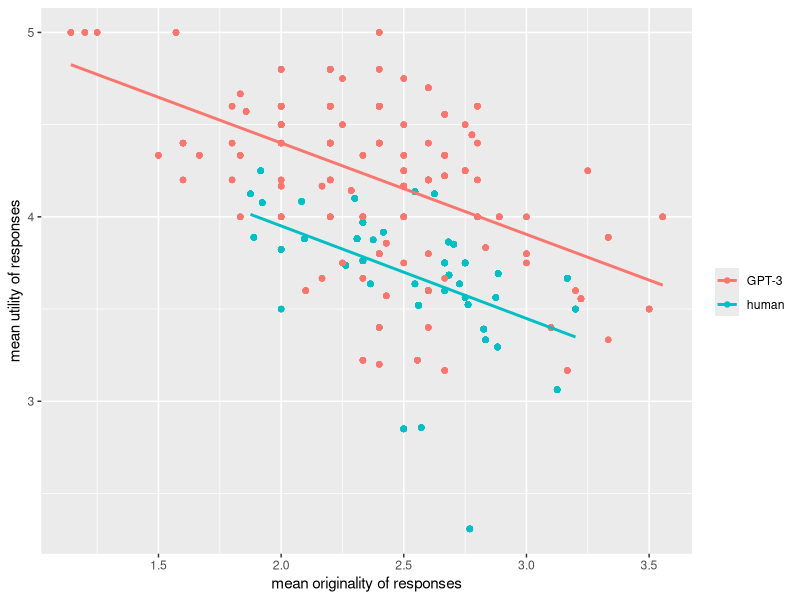
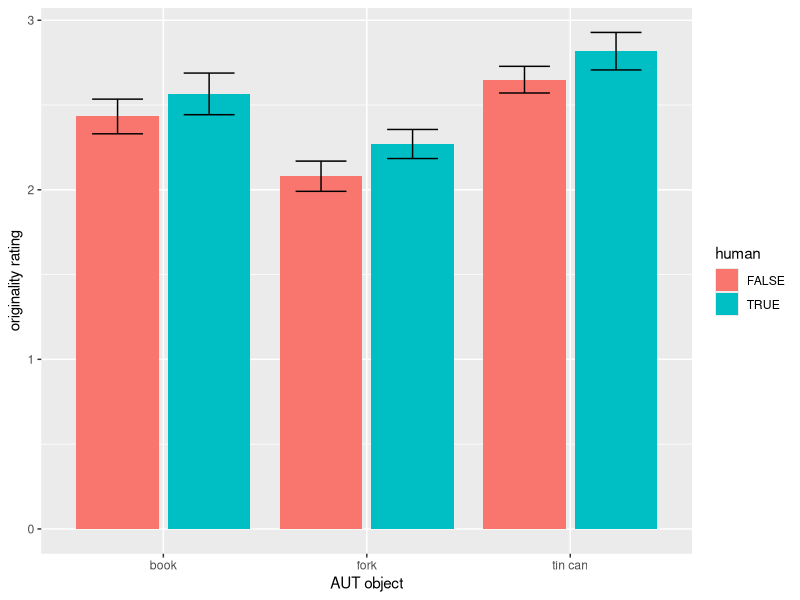
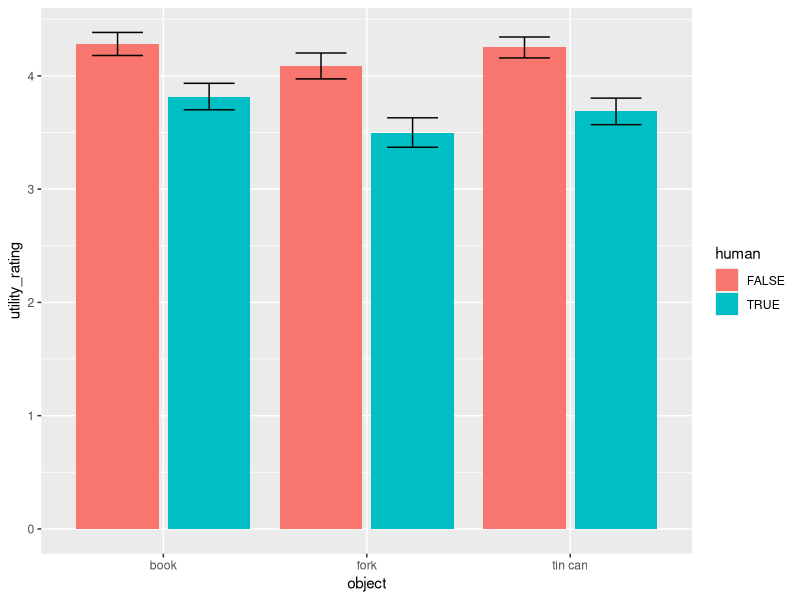
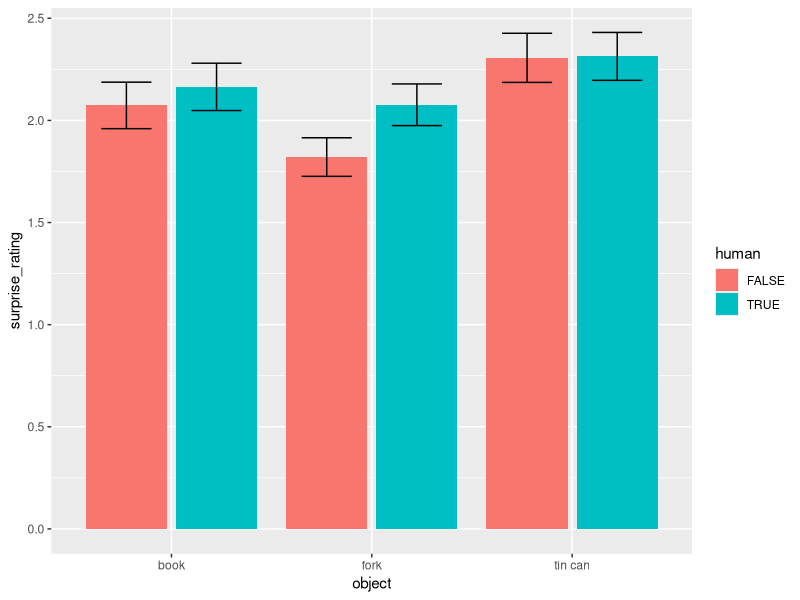

The R script that drew these images, in order:
### compare human and gpt-3 performance on orig, util and surprise
library(dplyr)
library(lme4)
library(ggplot2)

aut_IS <- read.csv2("data_combined/04_ratings/aut_ratings_IRR_Iris.csv")
aut_MB <- read.csv("data_combined/04_ratings/aut_ratings_IRR_MB.csv")
aut_gpt3_respondents <- read.csv("data_gpt3/04_to_score/220522_gpt3_aut_ratings.csv")
aut_human_respondents <- read.csv("data_human/04_to_score/220522_human_aut_ratings.csv")

# create mapping from response_id to respondent
aut_human_respondents <- aut_human_respondents %>%
  select(research_id, respondent_id, response_id, temperature)

response_ids <- aut_gpt3_respondents %>%
  select(research_id, respondent_id, response_id, temperature) %>%
  add_row(aut_human_respondents)

# create dataset with all scores and objects incl respondent_ids
aut_merge_MB <- aut_MB %>%
  select(id, response_id, object, response, 
         originality_rater01, utility_rater01, surprise_rater01) %>%
  left_join(response_ids) %>%
  mutate(respondent_id = as.factor(respondent_id))

aut_merge_IS <- aut_IS %>%
  select(id, response_id, object, response, 
         originality_rater02, utility_rater02, surprise_rater02) %>%
  left_join(response_ids) %>%
  mutate(respondent_id = as.factor(respondent_id))

aut_dat <- aut_merge_IS %>%
  # join raters' data
  full_join(aut_merge_MB) %>%
  # select required variables
  select(id, response_id, respondent_id, object, response, 
         originality_rater01, utility_rater01, surprise_rater01,
         originality_rater02, utility_rater02, surprise_rater02) %>%
  # create rating variables to do analyses with
  mutate(originality = ifelse(is.na(originality_rater01), originality_rater02, originality_rater01),
         utility = ifelse(is.na(utility_rater01), utility_rater02, utility_rater01),
         surprise = ifelse(is.na(surprise_rater01), surprise_rater02, surprise_rater01)) %>%
  # filter out all invalid and uninterpretable responses (coded 0 and 99 respectively)
  filter(originality <= 5 & originality > 0,
         utility <= 5 & utility > 0,
         surprise <= 5 & surprise > 0) %>%
  # create variable that says whether respondent was human or not
  mutate(human = ifelse(response_id < 20180000, TRUE, FALSE))

### data analysis and plots
## originality utility trade-off
aut_dat_human <- aut_dat %>%
  filter(human == TRUE)
cor.test(aut_dat_human$originality, aut_dat_human$utility)
# r orig-util human = -.556
aut_dat_gpt3 <- aut_dat %>%
  filter(human == FALSE)
cor.test(aut_dat_gpt3$originality, aut_dat_gpt3$utility)
# r orig-util gpt3 = -.608

aut_dat_respondent_means <- aut_dat %>%
  group_by(respondent_id) %>%
  summarize(human = ifelse(grepl('BP2016', respondent_id), "human", "GPT-3"),
            fluency = n(),
            originality_mean = mean(originality), utility_mean = mean(utility))
  
ggplot(data = aut_dat_respondent_means, 
       aes(x = originality_mean, y = utility_mean, color = human)) + 
  geom_point() +
  geom_smooth(method = lm, se = FALSE) +
  labs(x = "mean originality of responses", y = "mean utility of responses", color = "")

## originality
# hierarchical model
originality_lmer_fit <- lmer(originality ~ human + object + (1|respondent_id), data = aut_dat)
summary(originality_lmer_fit)
car::S(originality_lmer_fit)
car::Anova(originality_lmer_fit)
# check with anova
originality_aov_fit <- aov(originality ~ human + object + Error(respondent_id), data = aut_dat)
car::S(originality_aov_fit)
# plot result
options(repr.plot.width=12, repr.plot.height=8)
aut_dat %>% group_by(object, human) %>% 
  summarise(originality_rating = mean(originality), se = sd(originality)/n()^0.5) %>% 
  ggplot(aes(object, originality_rating, fill = human)) + 
  geom_bar(stat = "identity", position = "dodge2") +
  geom_errorbar(aes(ymin = originality_rating-1.96*se, ymax = originality_rating+1.96*se), width=.5, position=position_dodge(.9)) +
  labs(x = "AUT object", y = "originality rating")

## utility
# hierarchical model
utility_lmer_fit <- lmer(utility ~ human + object + (1|respondent_id), data = aut_dat)
summary(utility_lmer_fit)
car::S(utility_lmer_fit)
car::Anova(utility_lmer_fit)
# check with anova
utility_aov_fit <- aov(utility ~ human + object + Error(respondent_id), data = aut_dat)
car::S(utility_aov_fit)
# plot result
aut_dat %>% group_by(object, human) %>% 
  summarise(utility_rating = mean(utility), se = sd(utility)/n()^0.5) %>% 
  ggplot(aes(object, utility_rating, fill = human)) + 
  geom_bar(stat = "identity", position = "dodge2") +
  geom_errorbar(aes(ymin = utility_rating-1.96*se, ymax = utility_rating+1.96*se), width=.5, position=position_dodge(.9))

## surprise
# hierarchical model
surprise_lmer_fit <- lmer(surprise ~ human + object + (1|respondent_id), data = aut_dat)
summary(surprise_lmer_fit)
car::S(surprise_lmer_fit)
car::Anova(surprise_lmer_fit)
# check with anova
surprise_aov_fit <- aov(surprise ~ human + object + Error(respondent_id), data = aut_dat)
car::S(surprise_aov_fit)
# plot result
aut_dat %>% group_by(object, human) %>% 
  summarise(surprise_rating = mean(surprise), se = sd(surprise)/n()^0.5) %>% 
  ggplot(aes(object, surprise_rating, fill = human)) + 
  geom_bar(stat = "identity", position = "dodge2") +
  geom_errorbar(aes(ymin = surprise_rating-1.96*se, ymax = surprise_rating+1.96*se), width=.5, position=position_dodge(.9))